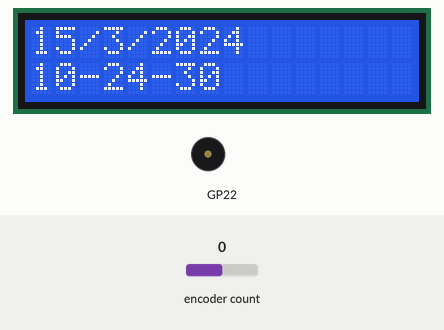
This program was run on a simulated Raspberry Pi Pico running CircuitPython. Parts: 16×2 character LCD, buzzer (waves = sounding). The inputs (shaded band) are chosen by the test bench; at power-on: encoder count 0. The clock reads 2024-03-15 10:24:30 at power-on unless the program sets it; library files of the repository ran but are not shown: lcd.py, i2c_pcf8574_interface.py; what the program prints to the serial console is not drawn.

Above: at 0.4 s.
At 2.6 s:
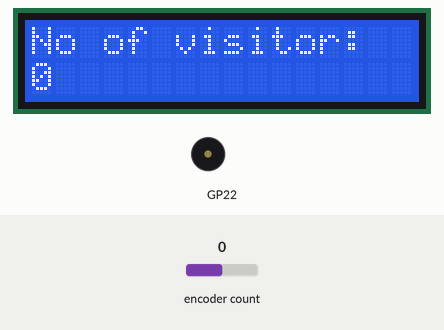
2.7 s: encoder count set to 1
At 3.3 s:
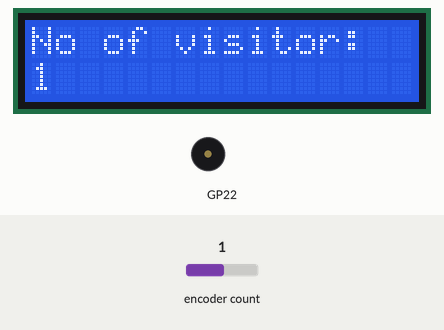
4.3 s: encoder count set to 2
At 5.6 s:
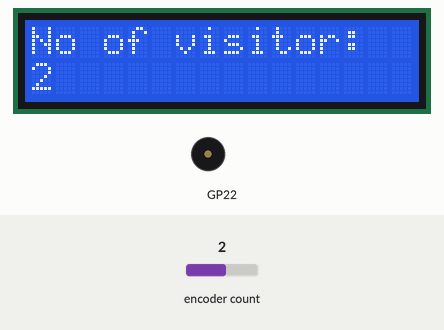
5.9 s: encoder count set to 3
At 7.0 s:
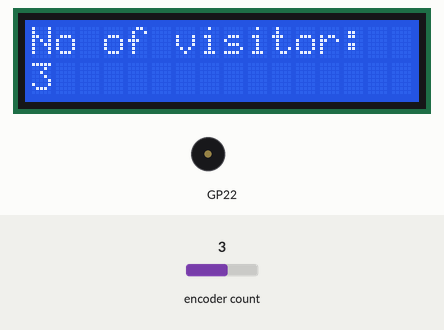
Timing chart, 0 to 8.9 s (numbered marks = the images above; inputs shaded):
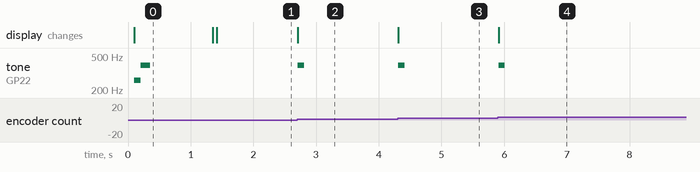

Measured:
- after the input at 2.7 s, tone on GP22: silent → 392 Hz at once, → silent 0.10 s later; the display: changes at once (image 2)
- after the input at 4.3 s, tone on GP22: silent → 392 Hz at once, → silent 0.10 s later; the display: changes at once (image 3)
- after the input at 5.9 s, tone on GP22: silent → 392 Hz at once, → silent 0.10 s later; the display: changes at once (image 4)
- what the display in image 0 shows lasts 1.3 s, from 0.1 s to 1.4 s

The program:

v1_code.py
```python
import time
import rtc
import board
import busio
import simpleio
import rotaryio
from lcd.lcd import LCD
from lcd.i2c_pcf8574_interface import I2CPCF8574Interface

buzzer = board.GP22
NOTE_C4 = 261
NOTE_G4 = 392

IR1 = board.GP3
IR2 = board.GP2
sensor = rotaryio.IncrementalEncoder(IR1, IR2)

LCD_SCL = board.GP5
LCD_SDA = board.GP4
LCD_ADDR = 0x27
i2c_lcd = busio.I2C(LCD_SCL, LCD_SDA)
lcd = LCD(I2CPCF8574Interface(i2c_lcd, LCD_ADDR), num_rows=2, num_cols=16)

r = rtc.RTC()
#r.datetime = time.struct_time((2023, 8, 7, 10, 33, 10, 0, -1, -1))

day = str(r.datetime.tm_mday)
lcd.print(day)
lcd.print("/")
month = str(r.datetime.tm_mon)
lcd.print(month)
lcd.print("/")
year = str(r.datetime.tm_year)
lcd.print(year)
lcd.print("\n")

hour = str(r.datetime.tm_hour)
lcd.print(hour)
lcd.print("-")
minit = str(r.datetime.tm_min)
lcd.print(minit)
lcd.print("-")
sec = str(r.datetime.tm_sec)
lcd.print(sec)


#time.sleep(5)
#lcd.print("Bidirectional\nVisitor Counter")
simpleio.tone(buzzer, NOTE_C4, duration=0.1)
simpleio.tone(buzzer, NOTE_G4, duration=0.15)
time.sleep(1)

lcd.clear()
lcd.print("No of visitor:\n0")


last_count = 0

while True:

    count = sensor.position

    if count != last_count:
        print("No of visitor: {} ".format(count))
        lcd.set_cursor_pos(1, 0)
        lcd.print("{} ".format(count))

        if count > last_count:
            simpleio.tone(buzzer, NOTE_G4, duration=0.1)
        else:
            simpleio.tone(buzzer, NOTE_C4, duration=0.1)

        last_count = count
```
